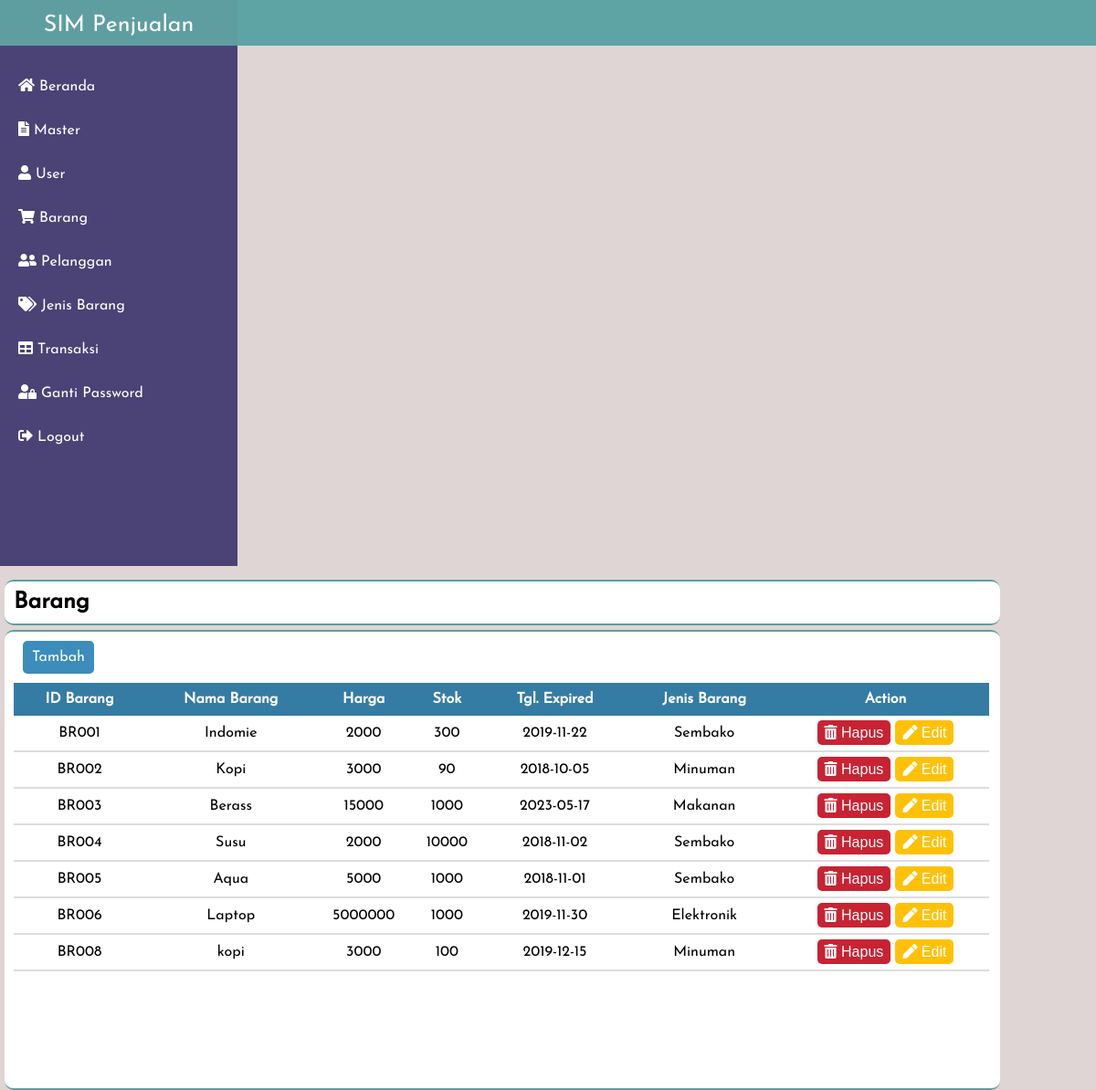
The app's page /index.php?p=barang (signed in) with its own data.
### tables this page shows
CREATE TABLE `barang` (
  `id_brg` varchar(10) NOT NULL,
  `nama_brg` varchar(150) DEFAULT NULL,
  `harga` int(50) DEFAULT NULL,
  `stok` int(50) DEFAULT NULL,
  `expired` date DEFAULT NULL,
  `id_jenis_brg` varchar(4) DEFAULT NULL
);

CREATE TABLE `jenis` (
  `id_jenis` varchar(8) NOT NULL,
  `nama_jenis` varchar(40) DEFAULT NULL
);

### system/proses.php (called while the page is built, shortened)
<?php
	class proses{
		function __construct(){
			$server='localhost';
			$user='root';
			$psw='';
			$dbname='db_penjualan2';
			$kon=$this->con=new PDO("mysql:host=$server;dbname=$dbname",$user,$psw);
		}
		function get($cel=null,$table=null,$property=null){
			$qw ="SELECT $cel FROM $table $property";
			$ret=$this->con->query($qw);
			return $ret;
		}
	}
	$db=new proses;
 ?>

### content/barang.php (the view)
<?php
	include "system/proses.php";
 ?>
<div class="judul-content">
	<h1>Barang</h1>
</div>
<div class="isi-content">
	<a href="index.php?p=f_barang" class="link-tambah-barang">Tambah</a>
	<div class="judul-home">
		<div class="divtabel">
		<table class="tabel98">
			<tr>
				<th>ID Barang</th>
				<th>Nama Barang</th>
				<th>Harga</th>
				<th>Stok</th>
				<th>Tgl. Expired</th>
				<th>Jenis Barang</th>
				<th>Action</th>
			</tr>
			<?php
				$qw=$db->get("barang.id_brg, barang.nama_brg, jenis.nama_jenis, barang.harga, barang.stok, barang.expired","barang","INNER JOIN jenis on barang.id_jenis_brg = jenis.id_jenis ORDER BY barang.id_brg ASC");
				foreach($qw as $tamp_barang){
			 ?>
			<tr>
				<td><?= $tamp_barang['id_brg']; ?></td>
				<td><?= $tamp_barang['nama_brg']; ?></td>
				<td><?= $tamp_barang['harga']; ?></td>
				<td><?= $tamp_barang['stok']; ?></td>
				<td><?= $tamp_barang['expired']; ?></td>
				<td><?= $tamp_barang['nama_jenis']; ?></td>
				<td>
					<a href="crud/hapus_barang.php?idb=<?= $tamp_barang['id_brg']; ?>" class="btn btn-merah" onclick="return confirm('Yakin Ingin Menghapus Data ?')"><i class="fa fa-trash-alt"></i> Hapus</a>
					<a href="index.php?p=f_barang&id_barang=<?php echo $tamp_barang['id_brg']; ?>" class="btn btn-kuning"><i class="fa fa-pen"></i> Edit</a>
				</td>
			</tr>
			<?php
				}
			 ?>
		</table>
		</div>
	</div>
</div>

### assets/css/custom.css (style rules this page uses)
body { margin: 0px; text-decoration: none; box-sizing: border-box; list-style: none; background-color: #e0d5d5; font-family: 'Josefin Sans', sans-serif; }
* { margin: 0; padding: 0; box-sizing: border-box; list-style: none; text-decoration: none; font-family: 'Josefin Sans', sans-serif; }
.content .judul-content { float: left; margin-left: 5px; width: 1090px; height: 50px; background-color: #fff; margin-top: 10px; border-radius: 10px; border-top: 2px solid #5f9ea0; border-bottom: 2px solid #5f9ea0; font-family: 'Josefin Sans',sans-serif; }
.content .judul-content h1 { font-family: ; font-size: 25px; margin: 10px 10px; background-color: #fff; font-family: 'Josefin Sans',sans-serif; }
.content .isi-content { float: left; width: 1090px; height: auto; background-color: #fff; margin-top:5px; margin-left: 5px; border-radius: 10px; border-top: 2px solid #5f9ea0; border-bottom: 2px solid #5f9ea0; font-family: 'Josefin Sans',sans-serif; }
.content .judul-home { height: 500px; }
.link-tambah-barang { border-radius:5px; float: left; font-family: 'Josefin Sans',sans-serif; text-decoration: none; color: #fff; padding: 10px; background-color: #3c8dbc; margin-top: 10px; margin-bottom: 10px; margin-left: 20px; }
.tabel98 { width: 98%; border-collapse: collapse; margin-top: 30px; padding-left: 30px; margin-left: 10px; font-family: 'Josefin Sans',sans-serif; }
.tabel98 tr th { padding:10px; color: #fff; font-family: 'Josefin Sans',sans-serif; background-color: #357ca5; }
.tabel98 tr td { padding-top: 10px; padding-bottom: 10px; font-family: segoe ui; text-align: center; border-bottom: 2px solid #ddd; font-family: 'Josefin Sans',sans-serif; }
.btn { text-decoration: none; color: #fff; font-family: segoe ui; border-radius: 5px; padding:5px 8px; font-family: 'Josefin San',sans-serif; }
.btn-merah { background-color: #C82333; }
.btn-kuning { background-color: #FFC107; }

### records on screen
barang: id_brg "BR001", nama_brg "Indomie", harga "2000", stok "300", expired "2019-11-22", jenis.nama_jenis "Sembako"
barang: id_brg "BR002", nama_brg "Kopi", harga "3000", stok "90", expired "2018-10-05", jenis.nama_jenis "Minuman"
barang: id_brg "BR003", nama_brg "Berass", harga "15000", stok "1000", expired "2023-05-17", jenis.nama_jenis "Makanan"
barang: id_brg "BR004", nama_brg "Susu", harga "2000", stok "10000", expired "2018-11-02", jenis.nama_jenis "Sembako"
barang: id_brg "BR005", nama_brg "Aqua", harga "5000", stok "1000", expired "2018-11-01", jenis.nama_jenis "Sembako"
barang: id_brg "BR006", nama_brg "Laptop", harga "5000000", stok "1000", expired "2019-11-30", jenis.nama_jenis "Elektronik"
barang: id_brg "BR008", nama_brg "kopi", harga "3000", stok "100", expired "2019-12-15", jenis.nama_jenis "Minuman"
